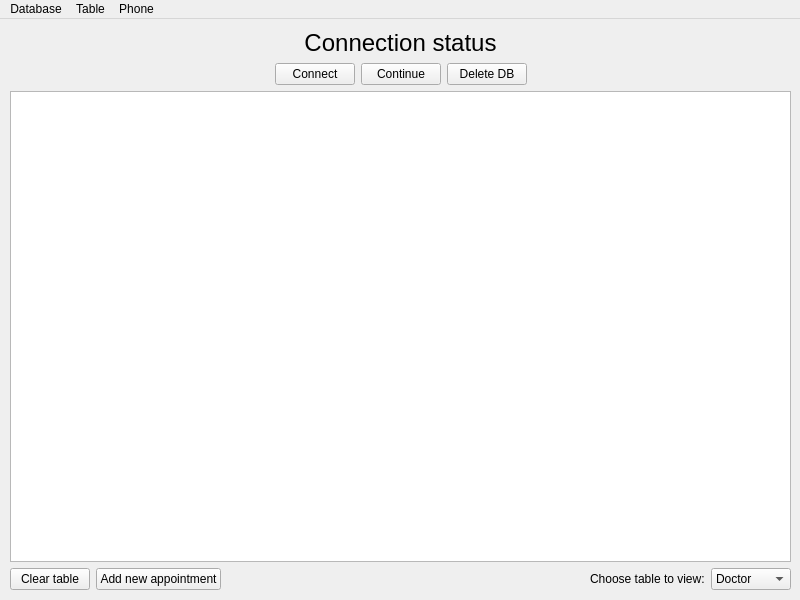
<?xml version="1.0" encoding="UTF-8"?>
<ui version="4.0">
 <class>MainWindow</class>
 <widget class="QMainWindow" name="MainWindow">
  <property name="geometry">
   <rect>
    <x>0</x>
    <y>0</y>
    <width>800</width>
    <height>600</height>
   </rect>
  </property>
  <property name="sizePolicy">
   <sizepolicy hsizetype="Fixed" vsizetype="Fixed">
    <horstretch>0</horstretch>
    <verstretch>0</verstretch>
   </sizepolicy>
  </property>
  <property name="minimumSize">
   <size>
    <width>800</width>
    <height>600</height>
   </size>
  </property>
  <property name="maximumSize">
   <size>
    <width>800</width>
    <height>600</height>
   </size>
  </property>
  <property name="windowTitle">
   <string>Клиника пластической хирургии &quot;Билли Джин&quot;</string>
  </property>
  <widget class="QWidget" name="central_widget">
   <widget class="QWidget" name="verticalLayoutWidget">
    <property name="geometry">
     <rect>
      <x>10</x>
      <y>10</y>
      <width>781</width>
      <height>561</height>
     </rect>
    </property>
    <layout class="QVBoxLayout" name="main_layout">
     <item>
      <layout class="QVBoxLayout" name="connection_layout">
       <item alignment="Qt::AlignBottom">
        <widget class="QLabel" name="connection_status_label">
         <property name="text">
          <string>&lt;html&gt;&lt;head/&gt;&lt;body&gt;&lt;p align=&quot;center&quot;&gt;&lt;span style=&quot; font-size:18pt;&quot;&gt;Connection status&lt;/span&gt;&lt;/p&gt;&lt;/body&gt;&lt;/html&gt;</string>
         </property>
        </widget>
       </item>
       <item>
        <layout class="QHBoxLayout" name="connect_button_layout">
         <item>
          <spacer name="button_spacer_1">
           <property name="orientation">
            <enum>Qt::Horizontal</enum>
           </property>
           <property name="sizeHint" stdset="0">
            <size>
             <width>40</width>
             <height>20</height>
            </size>
           </property>
          </spacer>
         </item>
         <item alignment="Qt::AlignTop">
          <widget class="QPushButton" name="connect_button">
           <property name="text">
            <string>Connect</string>
           </property>
          </widget>
         </item>
         <item alignment="Qt::AlignTop">
          <widget class="QPushButton" name="continue_button">
           <property name="text">
            <string>Continue</string>
           </property>
          </widget>
         </item>
         <item alignment="Qt::AlignTop">
          <widget class="QPushButton" name="delete_db_button">
           <property name="text">
            <string>Delete DB</string>
           </property>
          </widget>
         </item>
         <item>
          <spacer name="button_spacer_2">
           <property name="orientation">
            <enum>Qt::Horizontal</enum>
           </property>
           <property name="sizeHint" stdset="0">
            <size>
             <width>40</width>
             <height>20</height>
            </size>
           </property>
          </spacer>
         </item>
        </layout>
       </item>
      </layout>
     </item>
     <item>
      <widget class="QTableWidget" name="table_widget">
       <property name="editTriggers">
        <set>QAbstractItemView::NoEditTriggers</set>
       </property>
       <attribute name="verticalHeaderVisible">
        <bool>false</bool>
       </attribute>
      </widget>
     </item>
     <item>
      <layout class="QHBoxLayout" name="horizontalLayout_2">
       <item>
        <widget class="QPushButton" name="clear_table_button">
         <property name="text">
          <string>Clear table</string>
         </property>
        </widget>
       </item>
       <item>
        <widget class="QPushButton" name="add_appointment_button">
         <property name="text">
          <string>Add new appointment</string>
         </property>
        </widget>
       </item>
       <item>
        <spacer name="combo_box_spacer">
         <property name="orientation">
          <enum>Qt::Horizontal</enum>
         </property>
         <property name="sizeHint" stdset="0">
          <size>
           <width>40</width>
           <height>20</height>
          </size>
         </property>
        </spacer>
       </item>
       <item>
        <widget class="QLabel" name="combo_box_label">
         <property name="text">
          <string>Choose table to view:</string>
         </property>
        </widget>
       </item>
       <item>
        <widget class="QComboBox" name="select_table_combo_box">
         <property name="sizePolicy">
          <sizepolicy hsizetype="Fixed" vsizetype="Fixed">
           <horstretch>0</horstretch>
           <verstretch>0</verstretch>
          </sizepolicy>
         </property>
         <property name="minimumSize">
          <size>
           <width>80</width>
           <height>0</height>
          </size>
         </property>
         <item>
          <property name="text">
           <string>Doctor</string>
          </property>
         </item>
         <item>
          <property name="text">
           <string>Patient</string>
          </property>
         </item>
         <item>
          <property name="text">
           <string>Service</string>
          </property>
         </item>
         <item>
          <property name="text">
           <string>Logbook</string>
          </property>
         </item>
        </widget>
       </item>
      </layout>
     </item>
     <item>
      <layout class="QHBoxLayout" name="table_layout"/>
     </item>
    </layout>
   </widget>
  </widget>
  <widget class="QMenuBar" name="menu_bar">
   <property name="geometry">
    <rect>
     <x>0</x>
     <y>0</y>
     <width>800</width>
     <height>26</height>
    </rect>
   </property>
   <widget class="QMenu" name="menu_db">
    <property name="title">
     <string>Database</string>
    </property>
    <addaction name="action_disconnect"/>
    <addaction name="action_disconnect_and_delete"/>
   </widget>
   <widget class="QMenu" name="menu_table">
    <property name="title">
     <string>Table</string>
    </property>
    <widget class="QMenu" name="menu_clear">
     <property name="title">
      <string>Clear</string>
     </property>
     <addaction name="action_clear_current_table"/>
     <addaction name="action_clear_all"/>
    </widget>
    <addaction name="menu_clear"/>
   </widget>
   <widget class="QMenu" name="menu_phone">
    <property name="title">
     <string>Phone</string>
    </property>
    <addaction name="action_search_by_phone"/>
    <addaction name="action_delete_by_phone"/>
   </widget>
   <addaction name="menu_db"/>
   <addaction name="menu_table"/>
   <addaction name="menu_phone"/>
  </widget>
  <action name="action_disconnect">
   <property name="text">
    <string>Disconnect</string>
   </property>
  </action>
  <action name="action_disconnect_and_delete">
   <property name="text">
    <string>Disconnect and delete DB</string>
   </property>
  </action>
  <action name="action_clear_current_table">
   <property name="text">
    <string>Clear current table</string>
   </property>
  </action>
  <action name="action_clear_all">
   <property name="text">
    <string>Clear all</string>
   </property>
  </action>
  <action name="action_search_by_phone">
   <property name="text">
    <string>Search by phone</string>
   </property>
  </action>
  <action name="action_delete_by_phone">
   <property name="text">
    <string>Delete by phone</string>
   </property>
  </action>
 </widget>
 <resources/>
 <connections/>
</ui>
